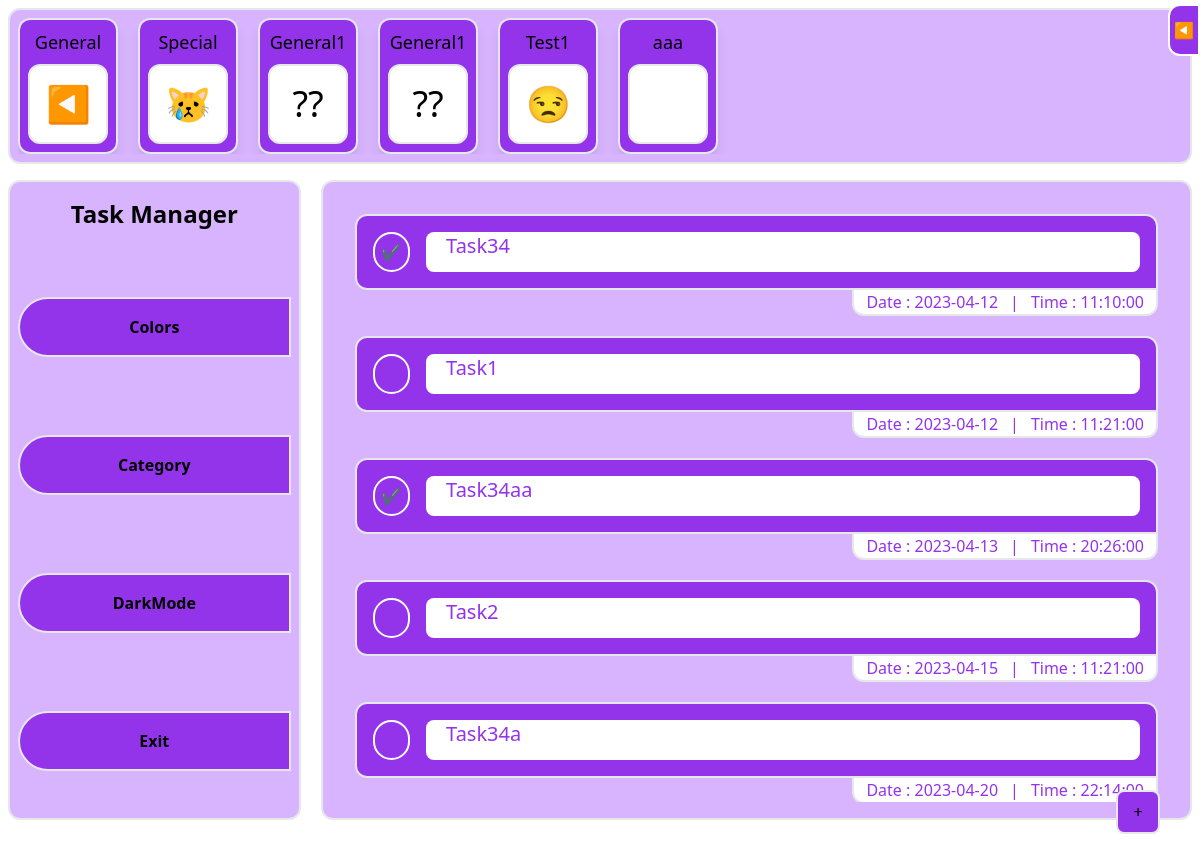
Page / (signed in) on the committed database.
### tables this page shows
CREATE TABLE `category` (
  `id` int(11) NOT NULL,
  `User_Name` varchar(20) NOT NULL,
  `Title` varchar(50) DEFAULT NULL,
  `Emoji` varchar(5) DEFAULT NULL,
  `position` int(11) DEFAULT NULL,
  `visibility` tinyint(1) DEFAULT NULL
);

CREATE TABLE `color` (
  `id` int(11) NOT NULL,
  `User_Name` varchar(20) DEFAULT NULL,
  `color` varchar(10) DEFAULT NULL
);

CREATE TABLE `task` (
  `id` int(5) NOT NULL,
  `User_Name` varchar(20) NOT NULL,
  `task` varchar(250) DEFAULT NULL,
  `Date` date DEFAULT NULL,
  `time` time DEFAULT NULL,
  `Category` int(11) DEFAULT NULL,
  `status` tinyint(1) NOT NULL
);

### index.php (the view, shortened to what this page needs)
<?php
require 'src/PHP/Connection.php';
if (isset($_SESSION['username']) == false) {
  header('Location: src/Html/LogIn.html');
} else {
  $currentuser = $_SESSION['username'];
}
if (isset($_SESSION['Category']) == false) {
  $category = '0';
} else {
  $category = $_SESSION['Category'];
}
$queryColor = "SELECT color from color WHERE User_Name='$currentuser'";
$resultColor = mysqli_query($connection, $queryColor);
$colorArray = mysqli_fetch_array($resultColor);
if (isset($_SESSION['color']) == false) {
  $color = $colorArray[0];
} else {
  $color = $_SESSION['color'];
}
?>
<!DOCTYPE html>
<html lang="en">
<head>
  <link rel="stylesheet" href="src/CSS/Styles.css">
</head>
<body>
  <div class="h-screen" id="background">
    <div id="User_Profile"
      class="absolute top-1 right-0 py-3 px-1 hover:cursor-pointer bg-<?php echo $color ?>-600 border-2 border-white rounded-l-xl"
      onClick=visibilityToggle("show","User_Profile","User_Profile_Max")>
      ◀️
    </div>
    <div id="AddButton"
      class="absolute bottom-10 right-10 bg-<?php echo $color ?>-600 p-5 h-5 w-5 border-2 rounded-lg flex flex-auto justify-center items-center"
      onClick=visibilityToggle("show","AddButton","AddButton_Max")>
      <p>+</p>
    </div>
    <div id="Top_Section" class="p-2 flex flex-row w-full h-fit">
      <div id="CategoryArea"
        class="w-full h-fit bg-<?php echo $color ?>-300 dark:bg-<?php echo $color ?>-800 rounded-xl p-2 border-2 border-<?php echo $color ?>-800">
        <div class="w-full h-fit ">
          <div class="flex flex-row gap-5 overflow-x-auto overflow-y-hidden">
            <?php
            $query = "Select title,emoji,id from category where visibility=true and User_Name='$currentuser' order by position";
            $result = mysqli_query($connection, $query);
            while ($array = mysqli_fetch_array($result)) {
              ?>
              <div id=" categoryBox"
                class=" rounded-xl bg-<?php echo $color ?>-600 border-2 shadow-lg hover:shadow-sm flex flex-col items-center justify-around w-fit h-fit gap-2 p-2"
                onclick="selectCategory(<?php echo $array[2]; ?>)">
                <div id="cBTitle" class="font-medium text-lg">
                  <?php echo $array[0]; ?>
                </div>
                <div id="cBEmoji"
                  class="w-20 h-20 border-2 border-<?php echo $color ?>-600 bg-white flex text-4xl flex-auto justify-center items-center rounded-xl">
                  <?php echo $array[1]; ?>
                </div>
              </div>
              <?php
            }
            ?>
          </div>
        </div>
      </div>
    </div>
    <div id="Bottom_Section" class="p-2 flex flex-row w-full h-3/4 gap-5">
      <div id="NavBar"
        class="w-1/3 h-full bg-<?php echo $color ?>-300 rounded-xl flex flex-col gap-5 p-2 border-2 border-<?php echo $color ?>-800">
        <div id="Title" class="p-2 text-center w-full h-fit font-bold text-2xl">Task Manager</div>
        <div id="NavBar_Buttons" class="flex flex-col w-full h-full justify-around">
          <input type="button" value="Colors" id="colorButton"
            class="p-4 w-full bg-<?php echo $color ?>-600 font-semibold rounded-l-full hover:text-right border-2"
            onClick=visibilityShow("ColorsMenu")>
          <input type="button" value="Category" id="categoryButton"
            class="p-4 w-full bg-<?php echo $color ?>-600 font-semibold rounded-l-full hover:text-right border-2"
            onClick=visibilityShow("CategoryEdit")>
          <input type="button" value="DarkMode" id="darkButton"
            class="p-4 w-full bg-<?php echo $color ?>-600 font-semibold rounded-l-full hover:text-right border-2"
            onClick=darkFunc("<?php echo $color ?>")>
          <input type="button" value="Exit" id="exitButton"
            class="p-4 w-full bg-<?php echo $color ?>-600 font-semibold rounded-l-full hover:text-right border-2"
            onClick=exit()>
        </div>
      </div>
      <div id="TaskArea"
        class="w-full h-full bg-<?php echo $color ?>-300 rounded-xl flex flex-col gap-5 p-4 border-2 border-<?php echo $color ?>-800">
        <div class="w-full h-full">
          <div class=" w-full h-full p-4 flex flex-col gap-5 overflow-y-auto overflow-x-hidden">
            <?php
            if ($category != 0) {
              $queryTask = "Select * from task where User_Name='$currentuser' and Category=$category order by date,time";
            } else {
              $queryTask = "Select * from task where User_Name='$currentuser' order by date,time";
            }
            $resultTask = mysqli_query($connection, $queryTask);
            mysqli_data_seek($resultTask, 0);
            while ($arrayTask = mysqli_fetch_array($resultTask)) {
              ?>
              <div class="w-full h-fit flex flex-col items-end">
                <div
                  class="w-full rounded-xl border-2 bg-<?php echo $color ?>-600 rounded-br-none flex flex-row gap-4 items-center p-4">
                  <div onClick="SelectFun1(<?php echo $arrayTask["status"]; ?>,
              <?php echo $arrayTask["id"]; ?>)"
                    class="rounded-full bg-<?php echo $color ?>-600 border-white border-2 w-10 h-10 flex justify-around items-center">
                    <p id="Tick">
                      <?php if ($arrayTask["status"] == true) {
                        echo "✔️";
                      }
                      ?>
                    </p>
                  </div>
                  <div class="w-full h-full text-<?php echo $color ?>-600 bg-white rounded-lg text-xl indent-5"
                    onClick="selectTask(<?php echo $arrayTask["id"]; ?>)" <p>
                    <?php echo $arrayTask["task"]; ?>
                  </div>
                </div>
                <div
                  class="w-fit px-3 h-fit text-<?php echo $color ?>-600 bg-white rounded-b-xl flex flex-row gap-3 border-2 border-t-0 ">
                  <div>Date :
                    <?php echo $arrayTask["Date"]; ?>
                  </div>
                  |
                  <div>Time :
                    <?php echo $arrayTask["time"]; ?>
                  </div>
                </div>
              </div>
              <?php
            }
            ?>
          </div>
        </div>
      </div>
    </div>
  </div>
</body>
</html>

### src/CSS/Styles.css (style rules this page uses)
html { line-height: 1.5; -webkit-text-size-adjust: 100%; -moz-tab-size: 4; -o-tab-size: 4; tab-size: 4; font-family: ui-sans-serif, system-ui, -apple-system, BlinkMacSystemFont, "Segoe UI", Roboto, "Helvetica Neue", Arial, "Noto Sans", sans-serif, "Apple Color Emoji", "Segoe UI Emoji", "Segoe UI Symbol", "Noto Color Emoji"; font-feature-settings: normal; font-variation-settings: normal; }
body { margin: 0; line-height: inherit; }
button, input, optgroup, select, textarea { font-family: inherit; font-size: 100%; font-weight: inherit; line-height: inherit; color: inherit; margin: 0; padding: 0; }
button, [type='button'], [type='reset'], [type='submit'] { -webkit-appearance: button; background-color: transparent; background-image: none; }
blockquote, dl, dd, h1, h2, h3, h4, h5, h6, hr, figure, p, pre { margin: 0; }
input::placeholder, textarea::placeholder { opacity: 1; color: #9ca3af; }
.absolute { position: absolute; }
.bottom-10 { bottom: 2.5rem; }
.right-0 { right: 0px; }
.right-10 { right: 2.5rem; }
.top-1 { top: 0.25rem; }
.flex { display: flex; }
.h-10 { height: 2.5rem; }
.h-20 { height: 5rem; }
.h-3\/4 { height: 75%; }
.h-5 { height: 1.25rem; }
.h-fit { height: -moz-fit-content; height: fit-content; }
.h-full { height: 100%; }
.h-screen { height: 100vh; }
.w-1\/3 { width: 33.333333%; }
.w-10 { width: 2.5rem; }
.w-20 { width: 5rem; }
.w-5 { width: 1.25rem; }
.w-fit { width: -moz-fit-content; width: fit-content; }
.w-full { width: 100%; }
.flex-auto { flex: 1 1 auto; }
.flex-row { flex-direction: row; }
.flex-col { flex-direction: column; }
.items-end { align-items: flex-end; }
.items-center { align-items: center; }
.justify-center { justify-content: center; }
.justify-around { justify-content: space-around; }
.gap-2 { gap: 0.5rem; }
.gap-3 { gap: 0.75rem; }
.gap-4 { gap: 1rem; }
.gap-5 { gap: 1.25rem; }
.overflow-x-auto { overflow-x: auto; }
.overflow-y-auto { overflow-y: auto; }
.overflow-x-hidden { overflow-x: hidden; }
.overflow-y-hidden { overflow-y: hidden; }
.rounded-full { border-radius: 9999px; }
.rounded-lg { border-radius: 0.5rem; }
.rounded-xl { border-radius: 0.75rem; }
.rounded-b-xl { border-bottom-right-radius: 0.75rem; border-bottom-left-radius: 0.75rem; }
.rounded-l-full { border-top-left-radius: 9999px; border-bottom-left-radius: 9999px; }
.rounded-l-xl { border-top-left-radius: 0.75rem; border-bottom-left-radius: 0.75rem; }
.rounded-br-none { border-bottom-right-radius: 0px; }
.border-2 { border-width: 2px; }
.border-t-0 { border-top-width: 0px; }
.border-white { --tw-border-opacity: 1; border-color: rgb(255 255 255 / var(--tw-border-opacity)); }
.bg-purple-300 { --tw-bg-opacity: 1; background-color: rgb(216 180 254 / var(--tw-bg-opacity)); }
.bg-purple-600 { --tw-bg-opacity: 1; background-color: rgb(147 51 234 / var(--tw-bg-opacity)); }
.bg-white { --tw-bg-opacity: 1; background-color: rgb(255 255 255 / var(--tw-bg-opacity)); }
.p-2 { padding: 0.5rem; }
.p-4 { padding: 1rem; }
.p-5 { padding: 1.25rem; }
.px-1 { padding-left: 0.25rem; padding-right: 0.25rem; }
.px-3 { padding-left: 0.75rem; padding-right: 0.75rem; }
.py-3 { padding-top: 0.75rem; padding-bottom: 0.75rem; }
.text-center { text-align: center; }
.indent-5 { text-indent: 1.25rem; }
.text-2xl { font-size: 1.5rem; line-height: 2rem; }
.text-4xl { font-size: 2.25rem; line-height: 2.5rem; }
.text-lg { font-size: 1.125rem; line-height: 1.75rem; }
.text-xl { font-size: 1.25rem; line-height: 1.75rem; }
.font-bold { font-weight: 700; }
.font-medium { font-weight: 500; }
.font-semibold { font-weight: 600; }
.text-purple-600 { --tw-text-opacity: 1; color: rgb(147 51 234 / var(--tw-text-opacity)); }
.shadow-lg { --tw-shadow: 0 10px 15px -3px rgb(0 0 0 / 0.1), 0 4px 6px -4px rgb(0 0 0 / 0.1); --tw-shadow-colored: 0 10px 15px -3px var(--tw-shadow-color), 0 4px 6px -4px var(--tw-shadow-color); box-shadow: var(--tw-ring-offset-shadow, 0 0 #0000), var(--tw-ring-shadow, 0 0 #0000), var(--tw-shadow); }

### rows in the picture
category: Title "General", Emoji "◀️"
category: Title "Special", Emoji "😿"
category: Title "General1", Emoji "??"
category: Title "General1", Emoji "??"
category: Title "Test1", Emoji "😒"
category: Title "aaa"
task: task "Task34", Date "2023-04-12", time "11:10:00"
task: status 0 (drawn), task "Task1", Date "2023-04-12", time "11:21:00"
task: task "Task34aa", Date "2023-04-13", time "20:26:00"
task: status 0 (drawn), task "Task2", Date "2023-04-15", time "11:21:00"
task: status 0 (drawn), task "Task34a", Date "2023-04-20", time "22:14:00"
